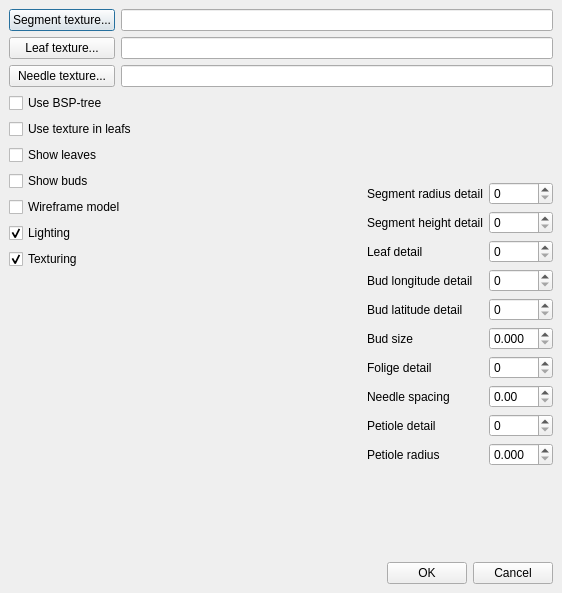
<ui version="4.0" >
 <author></author>
 <comment></comment>
 <exportmacro></exportmacro>
 <class>VisualizationConfig</class>
 <widget class="QDialog" name="VisualizationConfig" >
  <property name="geometry" >
   <rect>
    <x>0</x>
    <y>0</y>
    <width>562</width>
    <height>593</height>
   </rect>
  </property>
  <property name="windowTitle" >
   <string>Visualization settings</string>
  </property>
  <layout class="QHBoxLayout" >
   <property name="margin" >
    <number>9</number>
   </property>
   <property name="spacing" >
    <number>6</number>
   </property>
   <item>
    <layout class="QVBoxLayout" >
     <property name="margin" >
      <number>0</number>
     </property>
     <property name="spacing" >
      <number>6</number>
     </property>
     <item>
      <layout class="QHBoxLayout" >
       <property name="margin" >
        <number>0</number>
       </property>
       <property name="spacing" >
        <number>6</number>
       </property>
       <item>
        <layout class="QVBoxLayout" >
         <property name="margin" >
          <number>0</number>
         </property>
         <property name="spacing" >
          <number>6</number>
         </property>
         <item>
          <widget class="QPushButton" name="segmentButton" >
           <property name="text" >
            <string>Segment texture...</string>
           </property>
          </widget>
         </item>
         <item>
          <widget class="QPushButton" name="leafButton" >
           <property name="text" >
            <string>Leaf texture...</string>
           </property>
          </widget>
         </item>
         <item>
          <widget class="QPushButton" name="foliageButton" >
           <property name="text" >
            <string>Needle texture...</string>
           </property>
          </widget>
         </item>
        </layout>
       </item>
       <item>
        <layout class="QVBoxLayout" >
         <property name="margin" >
          <number>0</number>
         </property>
         <property name="spacing" >
          <number>6</number>
         </property>
         <item>
          <widget class="QLineEdit" name="segmentText" >
           <property name="readOnly" >
            <bool>false</bool>
           </property>
          </widget>
         </item>
         <item>
          <widget class="QLineEdit" name="leafText" >
           <property name="frame" >
            <bool>true</bool>
           </property>
           <property name="readOnly" >
            <bool>false</bool>
           </property>
          </widget>
         </item>
         <item>
          <widget class="QLineEdit" name="foliageText" />
         </item>
        </layout>
       </item>
      </layout>
     </item>
     <item>
      <layout class="QHBoxLayout" >
       <property name="margin" >
        <number>0</number>
       </property>
       <property name="spacing" >
        <number>6</number>
       </property>
       <item>
        <layout class="QVBoxLayout" >
         <property name="margin" >
          <number>0</number>
         </property>
         <property name="spacing" >
          <number>6</number>
         </property>
         <item>
          <widget class="QCheckBox" name="bspBox" >
           <property name="text" >
            <string>Use BSP-tree</string>
           </property>
          </widget>
         </item>
         <item>
          <widget class="QCheckBox" name="leaftexBox" >
           <property name="text" >
            <string>Use texture in leafs</string>
           </property>
          </widget>
         </item>
         <item>
          <widget class="QCheckBox" name="leafBox" >
           <property name="text" >
            <string>Show leaves</string>
           </property>
          </widget>
         </item>
         <item>
          <widget class="QCheckBox" name="budBox" >
           <property name="text" >
            <string>Show buds</string>
           </property>
          </widget>
         </item>
         <item>
          <widget class="QCheckBox" name="wireBox" >
           <property name="text" >
            <string>Wireframe model</string>
           </property>
          </widget>
         </item>
         <item>
          <widget class="QCheckBox" name="lightBox" >
           <property name="text" >
            <string>Lighting</string>
           </property>
           <property name="checked" >
            <bool>true</bool>
           </property>
          </widget>
         </item>
         <item>
          <widget class="QCheckBox" name="texBox" >
           <property name="text" >
            <string>Texturing</string>
           </property>
           <property name="checked" >
            <bool>true</bool>
           </property>
          </widget>
         </item>
         <item>
          <spacer>
           <property name="orientation" >
            <enum>Qt::Vertical</enum>
           </property>
           <property name="sizeHint" >
            <size>
             <width>20</width>
             <height>40</height>
            </size>
           </property>
          </spacer>
         </item>
        </layout>
       </item>
       <item>
        <spacer>
         <property name="orientation" >
          <enum>Qt::Horizontal</enum>
         </property>
         <property name="sizeHint" >
          <size>
           <width>109</width>
           <height>179</height>
          </size>
         </property>
        </spacer>
       </item>
       <item>
        <layout class="QVBoxLayout" >
         <property name="margin" >
          <number>0</number>
         </property>
         <property name="spacing" >
          <number>6</number>
         </property>
         <item>
          <layout class="QHBoxLayout" >
           <property name="margin" >
            <number>0</number>
           </property>
           <property name="spacing" >
            <number>6</number>
           </property>
           <item>
            <layout class="QVBoxLayout" >
             <property name="margin" >
              <number>0</number>
             </property>
             <property name="spacing" >
              <number>6</number>
             </property>
             <item>
              <widget class="QLabel" name="label_4" >
               <property name="text" >
                <string>Segment radius detail</string>
               </property>
               <property name="buddy" >
                <cstring>srdetailBox</cstring>
               </property>
              </widget>
             </item>
             <item>
              <widget class="QLabel" name="label_5" >
               <property name="text" >
                <string>Segment height detail</string>
               </property>
               <property name="buddy" >
                <cstring>shdetailBox</cstring>
               </property>
              </widget>
             </item>
             <item>
              <widget class="QLabel" name="label_6" >
               <property name="text" >
                <string>Leaf detail</string>
               </property>
               <property name="buddy" >
                <cstring>ldetailBox</cstring>
               </property>
              </widget>
             </item>
             <item>
              <widget class="QLabel" name="label" >
               <property name="text" >
                <string>Bud longitude detail</string>
               </property>
               <property name="buddy" >
                <cstring>budloBox</cstring>
               </property>
              </widget>
             </item>
             <item>
              <widget class="QLabel" name="label_2" >
               <property name="text" >
                <string>Bud latitude detail</string>
               </property>
               <property name="buddy" >
                <cstring>budlaBox</cstring>
               </property>
              </widget>
             </item>
             <item>
              <widget class="QLabel" name="label_8" >
               <property name="text" >
                <string>Bud size</string>
               </property>
              </widget>
             </item>
             <item>
              <widget class="QLabel" name="foliageLabe" >
               <property name="text" >
                <string>Folige detail</string>
               </property>
              </widget>
             </item>
             <item>
              <widget class="QLabel" name="label_7" >
               <property name="text" >
                <string>Needle spacing</string>
               </property>
              </widget>
             </item>
             <item>
              <widget class="QLabel" name="label_3" >
               <property name="text" >
                <string>Petiole detail</string>
               </property>
              </widget>
             </item>
             <item>
              <widget class="QLabel" name="label_9" >
               <property name="text" >
                <string>Petiole radius</string>
               </property>
              </widget>
             </item>
            </layout>
           </item>
           <item>
            <layout class="QVBoxLayout" >
             <property name="margin" >
              <number>0</number>
             </property>
             <property name="spacing" >
              <number>6</number>
             </property>
             <item>
              <widget class="QSpinBox" name="srdetailBox" />
             </item>
             <item>
              <widget class="QSpinBox" name="shdetailBox" />
             </item>
             <item>
              <widget class="QSpinBox" name="ldetailBox" />
             </item>
             <item>
              <widget class="QSpinBox" name="budloBox" />
             </item>
             <item>
              <widget class="QSpinBox" name="budlaBox" />
             </item>
             <item>
              <widget class="QDoubleSpinBox" name="budsiBox" >
               <property name="decimals" >
                <number>3</number>
               </property>
               <property name="singleStep" >
                <double>0.01</double>
               </property>
              </widget>
             </item>
             <item>
              <widget class="QSpinBox" name="foliageBox" />
             </item>
             <item>
              <widget class="QDoubleSpinBox" name="fspacingBox" >
               <property name="singleStep" >
                <double>0.01</double>
               </property>
              </widget>
             </item>
             <item>
              <widget class="QSpinBox" name="petioleBox" />
             </item>
             <item>
              <widget class="QDoubleSpinBox" name="petiolerBox" >
               <property name="decimals" >
                <number>3</number>
               </property>
               <property name="singleStep" >
                <double>0.01</double>
               </property>
              </widget>
             </item>
            </layout>
           </item>
          </layout>
         </item>
        </layout>
       </item>
      </layout>
     </item>
     <item>
      <layout class="QHBoxLayout" >
       <property name="margin" >
        <number>0</number>
       </property>
       <property name="spacing" >
        <number>6</number>
       </property>
       <item>
        <spacer>
         <property name="orientation" >
          <enum>Qt::Horizontal</enum>
         </property>
         <property name="sizeHint" >
          <size>
           <width>231</width>
           <height>20</height>
          </size>
         </property>
        </spacer>
       </item>
       <item>
        <widget class="QPushButton" name="okButton" >
         <property name="text" >
          <string>OK</string>
         </property>
        </widget>
       </item>
       <item>
        <widget class="QPushButton" name="cancelButton" >
         <property name="text" >
          <string>Cancel</string>
         </property>
        </widget>
       </item>
      </layout>
     </item>
    </layout>
   </item>
  </layout>
 </widget>
 <pixmapfunction></pixmapfunction>
 <resources/>
 <connections/>
</ui>
